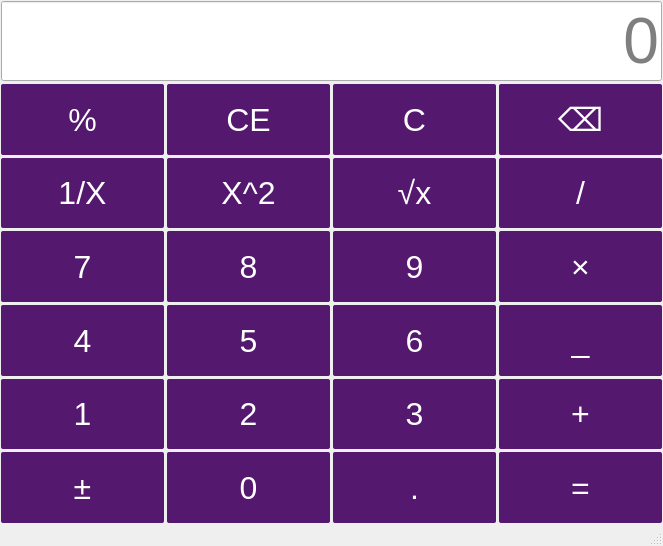
<?xml version="1.0" encoding="UTF-8"?>
<ui version="4.0">
 <class>MainWindow</class>
 <widget class="QMainWindow" name="MainWindow">
  <property name="geometry">
   <rect>
    <x>0</x>
    <y>0</y>
    <width>663</width>
    <height>546</height>
   </rect>
  </property>
  <property name="windowTitle">
   <string>MainWindow</string>
  </property>
  <property name="styleSheet">
   <string notr="true">QPushButton{
background-color:rgb(85,24,111);
font-size:24pt;
color:white;
border-radius:2px;
}
QPushButton:hover{
background-color:lightviolet;
color:white
}
QPushButton:pressed{
background-color:darkviolet;
color:black
}
QLineEdit{
font-size:48pt;
}</string>
  </property>
  <widget class="QWidget" name="centralwidget">
   <layout class="QVBoxLayout" name="verticalLayout">
    <property name="spacing">
     <number>3</number>
    </property>
    <property name="leftMargin">
     <number>1</number>
    </property>
    <property name="topMargin">
     <number>1</number>
    </property>
    <property name="rightMargin">
     <number>1</number>
    </property>
    <property name="bottomMargin">
     <number>1</number>
    </property>
    <item>
     <layout class="QGridLayout" name="gridLayout">
      <item row="1" column="0">
       <widget class="QPushButton" name="btnPercentage">
        <property name="sizePolicy">
         <sizepolicy hsizetype="Minimum" vsizetype="Minimum">
          <horstretch>0</horstretch>
          <verstretch>0</verstretch>
         </sizepolicy>
        </property>
        <property name="text">
         <string>%</string>
        </property>
       </widget>
      </item>
      <item row="1" column="2">
       <widget class="QPushButton" name="btnClear">
        <property name="sizePolicy">
         <sizepolicy hsizetype="Minimum" vsizetype="Minimum">
          <horstretch>0</horstretch>
          <verstretch>0</verstretch>
         </sizepolicy>
        </property>
        <property name="text">
         <string>C</string>
        </property>
       </widget>
      </item>
      <item row="2" column="1">
       <widget class="QPushButton" name="btnSquare">
        <property name="sizePolicy">
         <sizepolicy hsizetype="Minimum" vsizetype="Minimum">
          <horstretch>0</horstretch>
          <verstretch>0</verstretch>
         </sizepolicy>
        </property>
        <property name="text">
         <string>X^2</string>
        </property>
       </widget>
      </item>
      <item row="4" column="2">
       <widget class="QPushButton" name="btnNum6">
        <property name="sizePolicy">
         <sizepolicy hsizetype="Minimum" vsizetype="Minimum">
          <horstretch>0</horstretch>
          <verstretch>0</verstretch>
         </sizepolicy>
        </property>
        <property name="text">
         <string>6</string>
        </property>
       </widget>
      </item>
      <item row="4" column="3">
       <widget class="QPushButton" name="btnMinus">
        <property name="sizePolicy">
         <sizepolicy hsizetype="Minimum" vsizetype="Minimum">
          <horstretch>0</horstretch>
          <verstretch>0</verstretch>
         </sizepolicy>
        </property>
        <property name="text">
         <string>_</string>
        </property>
       </widget>
      </item>
      <item row="3" column="1">
       <widget class="QPushButton" name="btnNum8">
        <property name="sizePolicy">
         <sizepolicy hsizetype="Minimum" vsizetype="Minimum">
          <horstretch>0</horstretch>
          <verstretch>0</verstretch>
         </sizepolicy>
        </property>
        <property name="text">
         <string>8</string>
        </property>
       </widget>
      </item>
      <item row="5" column="0">
       <widget class="QPushButton" name="btnNum1">
        <property name="sizePolicy">
         <sizepolicy hsizetype="Minimum" vsizetype="Minimum">
          <horstretch>0</horstretch>
          <verstretch>0</verstretch>
         </sizepolicy>
        </property>
        <property name="text">
         <string>1</string>
        </property>
       </widget>
      </item>
      <item row="6" column="3">
       <widget class="QPushButton" name="btnEqual">
        <property name="sizePolicy">
         <sizepolicy hsizetype="Minimum" vsizetype="Minimum">
          <horstretch>0</horstretch>
          <verstretch>0</verstretch>
         </sizepolicy>
        </property>
        <property name="text">
         <string>=</string>
        </property>
       </widget>
      </item>
      <item row="5" column="3">
       <widget class="QPushButton" name="btnPlus">
        <property name="sizePolicy">
         <sizepolicy hsizetype="Minimum" vsizetype="Minimum">
          <horstretch>0</horstretch>
          <verstretch>0</verstretch>
         </sizepolicy>
        </property>
        <property name="text">
         <string>+</string>
        </property>
       </widget>
      </item>
      <item row="6" column="1">
       <widget class="QPushButton" name="btnNum0">
        <property name="sizePolicy">
         <sizepolicy hsizetype="Minimum" vsizetype="Minimum">
          <horstretch>0</horstretch>
          <verstretch>0</verstretch>
         </sizepolicy>
        </property>
        <property name="text">
         <string>0</string>
        </property>
       </widget>
      </item>
      <item row="4" column="1">
       <widget class="QPushButton" name="btnNum5">
        <property name="sizePolicy">
         <sizepolicy hsizetype="Minimum" vsizetype="Minimum">
          <horstretch>0</horstretch>
          <verstretch>0</verstretch>
         </sizepolicy>
        </property>
        <property name="text">
         <string>5</string>
        </property>
       </widget>
      </item>
      <item row="1" column="1">
       <widget class="QPushButton" name="btnClearAll">
        <property name="sizePolicy">
         <sizepolicy hsizetype="Minimum" vsizetype="Minimum">
          <horstretch>0</horstretch>
          <verstretch>0</verstretch>
         </sizepolicy>
        </property>
        <property name="text">
         <string>CE</string>
        </property>
       </widget>
      </item>
      <item row="5" column="2">
       <widget class="QPushButton" name="btnNum3">
        <property name="sizePolicy">
         <sizepolicy hsizetype="Minimum" vsizetype="Minimum">
          <horstretch>0</horstretch>
          <verstretch>0</verstretch>
         </sizepolicy>
        </property>
        <property name="text">
         <string>3</string>
        </property>
       </widget>
      </item>
      <item row="5" column="1">
       <widget class="QPushButton" name="btnNum2">
        <property name="sizePolicy">
         <sizepolicy hsizetype="Minimum" vsizetype="Minimum">
          <horstretch>0</horstretch>
          <verstretch>0</verstretch>
         </sizepolicy>
        </property>
        <property name="text">
         <string>2</string>
        </property>
       </widget>
      </item>
      <item row="4" column="0">
       <widget class="QPushButton" name="btnNum4">
        <property name="sizePolicy">
         <sizepolicy hsizetype="Minimum" vsizetype="Minimum">
          <horstretch>0</horstretch>
          <verstretch>0</verstretch>
         </sizepolicy>
        </property>
        <property name="text">
         <string>4</string>
        </property>
       </widget>
      </item>
      <item row="2" column="0">
       <widget class="QPushButton" name="btnInverse">
        <property name="sizePolicy">
         <sizepolicy hsizetype="Minimum" vsizetype="Minimum">
          <horstretch>0</horstretch>
          <verstretch>0</verstretch>
         </sizepolicy>
        </property>
        <property name="text">
         <string>1/X</string>
        </property>
       </widget>
      </item>
      <item row="6" column="0">
       <widget class="QPushButton" name="btnSign">
        <property name="sizePolicy">
         <sizepolicy hsizetype="Minimum" vsizetype="Minimum">
          <horstretch>0</horstretch>
          <verstretch>0</verstretch>
         </sizepolicy>
        </property>
        <property name="text">
         <string>±</string>
        </property>
       </widget>
      </item>
      <item row="6" column="2">
       <widget class="QPushButton" name="btnPeriod">
        <property name="sizePolicy">
         <sizepolicy hsizetype="Minimum" vsizetype="Minimum">
          <horstretch>0</horstretch>
          <verstretch>0</verstretch>
         </sizepolicy>
        </property>
        <property name="text">
         <string>.</string>
        </property>
       </widget>
      </item>
      <item row="0" column="0" colspan="4">
       <widget class="QLineEdit" name="display">
        <property name="sizePolicy">
         <sizepolicy hsizetype="Expanding" vsizetype="Preferred">
          <horstretch>0</horstretch>
          <verstretch>0</verstretch>
         </sizepolicy>
        </property>
        <property name="alignment">
         <set>Qt::AlignmentFlag::AlignRight|Qt::AlignmentFlag::AlignTrailing|Qt::AlignmentFlag::AlignVCenter</set>
        </property>
        <property name="placeholderText">
         <string>0</string>
        </property>
       </widget>
      </item>
      <item row="3" column="2">
       <widget class="QPushButton" name="btnNum9">
        <property name="sizePolicy">
         <sizepolicy hsizetype="Minimum" vsizetype="Minimum">
          <horstretch>0</horstretch>
          <verstretch>0</verstretch>
         </sizepolicy>
        </property>
        <property name="text">
         <string>9</string>
        </property>
       </widget>
      </item>
      <item row="3" column="0">
       <widget class="QPushButton" name="btnNum7">
        <property name="sizePolicy">
         <sizepolicy hsizetype="Minimum" vsizetype="Minimum">
          <horstretch>0</horstretch>
          <verstretch>0</verstretch>
         </sizepolicy>
        </property>
        <property name="text">
         <string>7</string>
        </property>
       </widget>
      </item>
      <item row="3" column="3">
       <widget class="QPushButton" name="btnMultiple">
        <property name="sizePolicy">
         <sizepolicy hsizetype="Minimum" vsizetype="Minimum">
          <horstretch>0</horstretch>
          <verstretch>0</verstretch>
         </sizepolicy>
        </property>
        <property name="text">
         <string>×</string>
        </property>
       </widget>
      </item>
      <item row="2" column="3">
       <widget class="QPushButton" name="btnDivide">
        <property name="sizePolicy">
         <sizepolicy hsizetype="Minimum" vsizetype="Minimum">
          <horstretch>0</horstretch>
          <verstretch>0</verstretch>
         </sizepolicy>
        </property>
        <property name="text">
         <string>/</string>
        </property>
       </widget>
      </item>
      <item row="1" column="3">
       <widget class="QPushButton" name="btnDel">
        <property name="sizePolicy">
         <sizepolicy hsizetype="Minimum" vsizetype="Minimum">
          <horstretch>0</horstretch>
          <verstretch>0</verstretch>
         </sizepolicy>
        </property>
        <property name="text">
         <string>⌫</string>
        </property>
       </widget>
      </item>
      <item row="2" column="2">
       <widget class="QPushButton" name="btnSqrt">
        <property name="sizePolicy">
         <sizepolicy hsizetype="Minimum" vsizetype="Minimum">
          <horstretch>0</horstretch>
          <verstretch>0</verstretch>
         </sizepolicy>
        </property>
        <property name="text">
         <string>√x</string>
        </property>
       </widget>
      </item>
     </layout>
    </item>
   </layout>
  </widget>
  <widget class="QMenuBar" name="menubar">
   <property name="geometry">
    <rect>
     <x>0</x>
     <y>0</y>
     <width>663</width>
     <height>24</height>
    </rect>
   </property>
  </widget>
  <widget class="QStatusBar" name="statusbar"/>
 </widget>
 <resources/>
 <connections/>
</ui>
